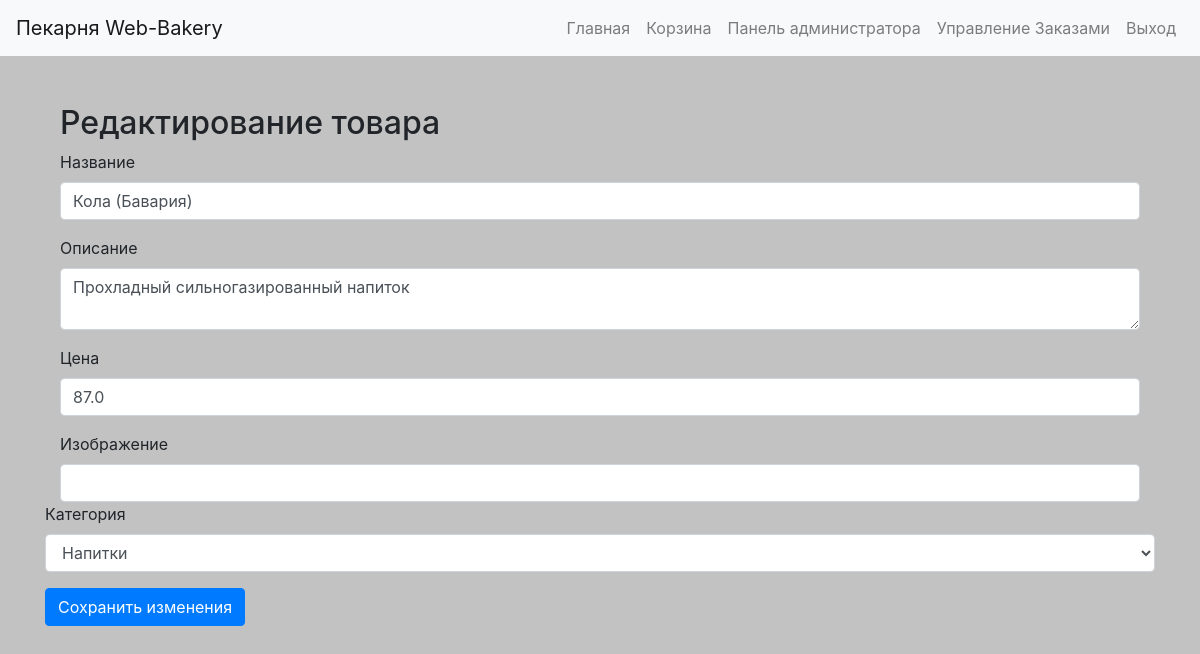
Screenshot of /admin/product/1/edit (signed in) with the database file from the repository.
### app/models.py (models this page shows, shortened)
class Product(db.Model):
    id = db.Column(db.Integer, primary_key=True)
    name = db.Column(db.String(100), nullable=False)
    description = db.Column(db.Text, nullable=True)
    price = db.Column(db.Float, nullable=False)
    category_id = db.Column(db.Integer, db.ForeignKey('category.id'), nullable=False)
    image_path = db.Column(db.String(200), nullable=True)  # Новое поле для изображения
    created_at = db.Column(db.DateTime, default=datetime.now)

class Category(db.Model):
    id = db.Column(db.Integer, primary_key=True)
    name = db.Column(db.String(80), unique=True, nullable=False)
    created_at = db.Column(db.DateTime, default=datetime.now)
    products = db.relationship('Product', backref='category', lazy=True)

### app/routes.py (the view)
    def wrapper(*args, **kwargs):
        if not current_user.is_authenticated or (current_user.role != 'moderator' and current_user.role != 'admin'):
            abort(403)
        return func(*args, **kwargs)

### app/forms.py
class ProductForm(FlaskForm):
    name = StringField('Название', validators=[DataRequired()])
    description = TextAreaField('Описание', validators=[DataRequired()])
    price = FloatField('Цена', validators=[DataRequired()])
    image = StringField('Изображение')
    submit = SubmitField('Сохранить')

### app/__init__.py (called while the page is built)
def create_app():
    app = Flask(__name__)
    app.config['SECRET_KEY'] = 'supedawrseddacreweqtkey'
    app.config['SQLALCHEMY_DATABASE_URI'] = os.environ.get('DATABASE_URL', 'sqlite:///bakery.db')
    app.config['SQLALCHEMY_TRACK_MODIFICATIONS'] = False
    db.init_app(app)
    migrate.init_app(app, db)
    login_manager.init_app(app)
    login_manager.login_view = 'main.login'
    login_manager.login_message = "Пожалуйста, войдите, чтобы получить доступ к этой странице."
    login_manager.login_message_category = "warning"
    from .models import User, Product, Category
    @login_manager.user_loader
    def load_user(user_id):
        return User.query.get(int(user_id))
    from . import routes
    app.register_blueprint(routes.bp)
    with app.app_context():
        db.create_all()
    return app

### app/routes.py (called while the page is built, shortened)
def moder_required(func):
    def wrapper(*args, **kwargs):
        if not current_user.is_authenticated or (current_user.role != 'moderator' and current_user.role != 'admin'):
            abort(403)
        return func(*args, **kwargs)
    wrapper.__name__ = func.__name__
    return wrapper

@bp.route('/admin/product/<int:product_id>/edit', methods=['GET', 'POST'])
@login_required
@moder_required
def edit_product(product_id):
    product = Product.query.get_or_404(product_id)
    form = ProductForm(obj=product)
    categories = Category.query.all()
    return render_template('edit_product.html', form=form, product=product, categories=categories)

### app/templates/edit_product.html (shortened to what this page needs)
{% extends 'base.html' %}
{% block content %}
<div class="container">
    <h2 class="mt-5">Редактирование товара</h2>
    <form method="POST">
        <div class="mb-3">
            {{ form.name.label(class_='form-label') }}
            {{ form.name(class_='form-control') }}
        </div>
        <div class="mb-3">
            {{ form.description.label(class_='form-label') }}
            {{ form.description(class_='form-control') }}
        </div>
        <div class="mb-3">
            {{ form.price.label(class_='form-label') }}
            {{ form.price(class_='form-control') }}
        </div>
            {{ form.image.label(class_='form-label') }}
            {{ form.image(class_='form-control') }}
        </div>
        <div class="mb-3">
            <label for="category_id" class="form-label">Категория</label>
            <select class="form-control" id="category_id" name="category_id">
                {% for category in categories %}
                <option value="{{ category.id }}" {% if product.category_id==category.id %}selected{% endif %}>{{
                    category.name }}</option>
                {% endfor %}
            </select>
        </div>
        <button type="submit" class="btn btn-primary">Сохранить изменения</button>
</div>
{% endblock %}

### app/static/style.css (style rules this page uses)
.container { z-index: 1; background-size: cover; }
.container:before { z-index: -1; position: absolute; opacity: 0.4; }
body { background-color: #c2c2c2; }

### rows the page displays
Product: name "Кола (Бавария)", description "Прохладный сильногазированный напиток", price "87.0", category_id "Напитки"
